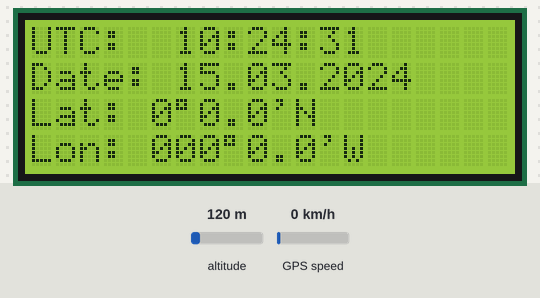
Bench run of a program on a simulated Raspberry Pi Pico running MicroPython. Shown: 20×4 character LCD. Inputs (shaded band) come from the test bench; at power-on: altitude 120 m, GPS speed 0 km/h. The GPS gets a fix after 3 s at 37.7749, -122.4194 with 8 satellites; what the program prints to the serial console is not drawn.

Above: at 1.1 s.
At 9.9 s:
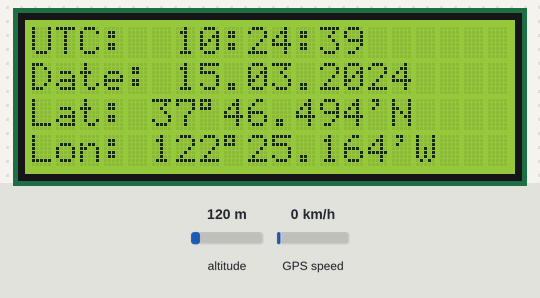
At 14.5 s:
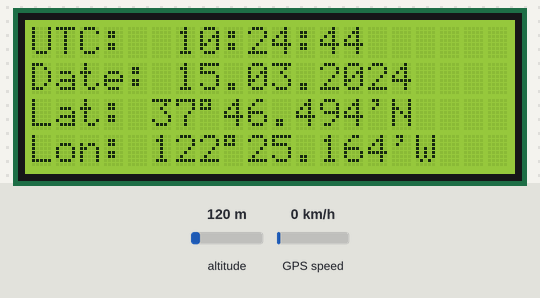
At 19.1 s:
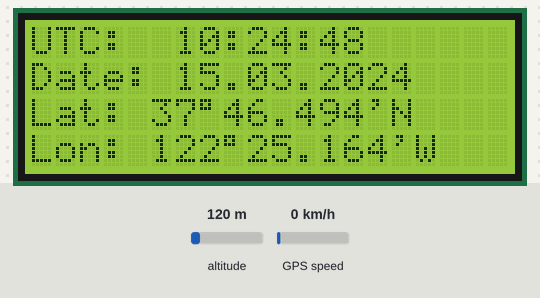
At 26.7 s:
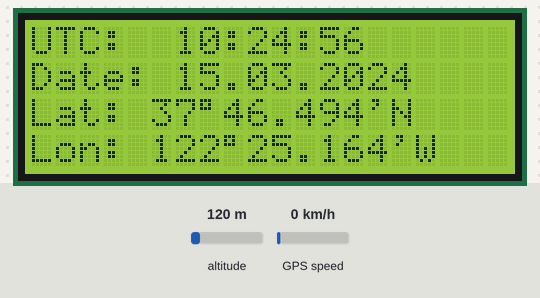
At 37.3 s:
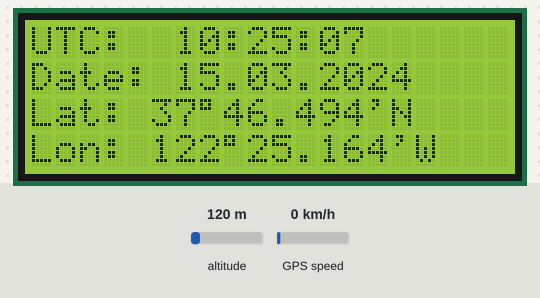

The program:

5.2GPS_UART1_LCD2004I2C.py
```python
# Raspberry Pi Pico and GPS ublox NEO-6M or NEO-7M
# receive data via UART1 (Tx=GP4, RX=GP5)
# based on Module micropyGPS by Michael Calvin McCoy
# download and save in sub-directory /lib
# https://github.com/inmcm/micropyGPS/blob/master/micropyGPS.py

from machine import UART, I2C, Pin
from time import sleep
from micropyGPS import MicropyGPS
from machine_i2c_lcd import I2cLcd

# Instantiate the micropyGPS object
gps = MicropyGPS()

# Instantiate the UART object
gps_serial = UART(1, baudrate=9600, tx=Pin(4), rx=Pin(5))

# Instantiate LCD2004 with I2C-Adapter
# The PCF8574 has a jumper selectable address: 0x20 - 0x27
DEFAULT_I2C_ADDR = 0x27
# On the RPi Pico, I2C0 shows up on GP0 (sda) and GP1 (scl)
i2c = I2C(0, sda=0, scl=1, freq=400000)
lcd = I2cLcd(i2c, DEFAULT_I2C_ADDR, 4, 20)

# self-defined function for better presentation of the time String
def timeString(timeUTC):
    hour = timeUTC[0]
    if (hour<10):
        hour = "0"+str(hour)
    else:
        hour = str(hour)
    minute = timeUTC[1]
    if (minute<10):
        minute = "0"+str(minute)
    else:
        minute = str(minute)
    second = int(timeUTC[2])
    if (second<10):
        second = "0"+str(second)
    else:
        second = str(second)
    return hour + ":" + minute + ":" + second

# self-defined function for better presentation of the date
def dateString(dateShort):
    dateList = dateShort.split("/")
    day = dateList[1]
    month = dateList[0]
    year = dateList[2]
    return day + "." + month + ".20" + year

# self-defined function for better presentation of the latitude
def latString(latitude):
    latList = latitude.split("°")
    latDD = latList[0]
    latList2 = latList[1].split("'")
    latMM = latList2[0]
    latNS = latList2[1]
    return latDD.strip()+"°"+ latMM.strip()+"'"+ latNS.strip()

# self-defined function for better presentation of the longitude
def lonString(longitude):
    lonList = longitude.split("°")
    lonDDD = lonList[0]
    if int(lonDDD) < 100:
        lonDDD = "0"+lonDDD
    if int(lonDDD) < 10:
        lonDDD = "0"+lonDDD
    lonList2 = lonList[1].split("'")
    lonMM = lonList2[0]
    lonEW = lonList2[1]
    return lonDDD.strip()+"°"+ lonMM.strip()+"'"+ lonEW.strip()


while True:
    while gps_serial.any():
        data = gps_serial.read()
        for byte in data:
            stat = gps.update(chr(byte))
            if stat is not None:
                # Print parsed GPS data
                timeUTC = gps.timestamp
                print('UTC:  ' + timeString(timeUTC))
                dateShort = gps.date_string('short')
                print('Date:', dateString(dateShort))
                latitude = gps.latitude_string()
                print('Latitude: ', latString(latitude))
                longitude = gps.longitude_string()
                print('Longitude:', lonString(longitude))
                print('Altitude:', gps.altitude)
                print('Satellites in use:', gps.satellites_in_use)
#                print('Satellites used:', gps.satellites_used)
#                print('Horizontal Dilution of Precision:', gps.hdop)
                print()  # blank line
                lcd.move_to(0, 0)
                lcd.putstr('UTC:  ' + timeString(timeUTC))
                lcd.move_to(0, 1)
                lcd.putstr('Date: ' + dateString(dateShort))
                lcd.move_to(0, 2)
                lcd.putstr('Lat: ' + latString(latitude).replace("°","\xDF"))
                lcd.move_to(0, 3)
                lcd.putstr('Lon: ' + lonString(longitude).replace("°","\xDF"))
        sleep(1)
```

Measured:
- what the display in image 1 shows lasts 1.5 s, from 9.9 s to 11.4 s
- what the display in image 2 shows lasts 1.6 s, from 14.4 s to 16.0 s
